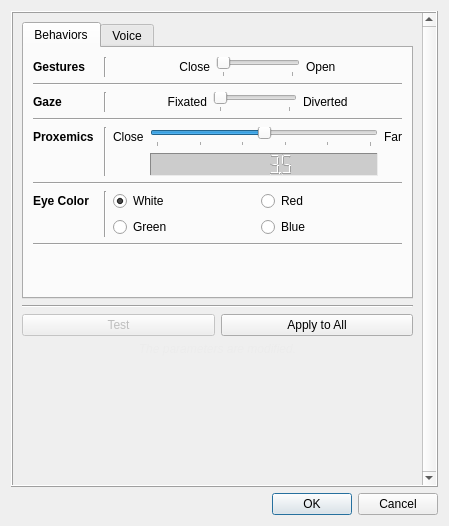
<?xml version="1.0" encoding="UTF-8"?>
<ui version="4.0">
 <class>ParametersDialog</class>
 <widget class="QDialog" name="ParametersDialog">
  <property name="geometry">
   <rect>
    <x>0</x>
    <y>0</y>
    <width>449</width>
    <height>526</height>
   </rect>
  </property>
  <property name="sizePolicy">
   <sizepolicy hsizetype="Expanding" vsizetype="Expanding">
    <horstretch>0</horstretch>
    <verstretch>0</verstretch>
   </sizepolicy>
  </property>
  <property name="minimumSize">
   <size>
    <width>0</width>
    <height>0</height>
   </size>
  </property>
  <property name="maximumSize">
   <size>
    <width>1000</width>
    <height>1000</height>
   </size>
  </property>
  <property name="windowTitle">
   <string>Edit Parameters</string>
  </property>
  <layout class="QGridLayout" name="gridLayout_2">
   <item row="0" column="0">
    <widget class="QScrollArea" name="scrollArea">
     <property name="enabled">
      <bool>true</bool>
     </property>
     <property name="autoFillBackground">
      <bool>true</bool>
     </property>
     <property name="frameShape">
      <enum>QFrame::Box</enum>
     </property>
     <property name="frameShadow">
      <enum>QFrame::Raised</enum>
     </property>
     <property name="lineWidth">
      <number>1</number>
     </property>
     <property name="verticalScrollBarPolicy">
      <enum>Qt::ScrollBarAlwaysOn</enum>
     </property>
     <property name="widgetResizable">
      <bool>true</bool>
     </property>
     <widget class="QWidget" name="scrollAreaWidgetContents">
      <property name="geometry">
       <rect>
        <x>0</x>
        <y>0</y>
        <width>405</width>
        <height>458</height>
       </rect>
      </property>
      <layout class="QGridLayout" name="gridLayout_14">
       <item row="0" column="0">
        <layout class="QVBoxLayout" name="verticalLayout">
         <item>
          <widget class="QTabWidget" name="parametersTabWidget">
           <property name="currentIndex">
            <number>0</number>
           </property>
           <widget class="QWidget" name="nonVerbalParameters">
            <attribute name="title">
             <string>Behaviors</string>
            </attribute>
            <layout class="QGridLayout" name="gridLayout_3">
             <item row="0" column="0">
              <layout class="QGridLayout" name="gridLayout_17">
               <item row="3" column="0">
                <widget class="Line" name="line_3">
                 <property name="orientation">
                  <enum>Qt::Horizontal</enum>
                 </property>
                </widget>
               </item>
               <item row="5" column="0">
                <widget class="Line" name="line_4">
                 <property name="orientation">
                  <enum>Qt::Horizontal</enum>
                 </property>
                </widget>
               </item>
               <item row="6" column="0">
                <layout class="QGridLayout" name="gridLayout_4">
                 <item row="0" column="2">
                  <widget class="QRadioButton" name="whiteEyeColorRadioButton">
                   <property name="text">
                    <string>White</string>
                   </property>
                   <property name="checked">
                    <bool>true</bool>
                   </property>
                  </widget>
                 </item>
                 <item row="0" column="3">
                  <widget class="QRadioButton" name="redEyeColorRadioButton">
                   <property name="text">
                    <string>Red</string>
                   </property>
                  </widget>
                 </item>
                 <item row="0" column="0">
                  <widget class="QLabel" name="label">
                   <property name="sizePolicy">
                    <sizepolicy hsizetype="Fixed" vsizetype="Preferred">
                     <horstretch>0</horstretch>
                     <verstretch>0</verstretch>
                    </sizepolicy>
                   </property>
                   <property name="minimumSize">
                    <size>
                     <width>65</width>
                     <height>0</height>
                    </size>
                   </property>
                   <property name="font">
                    <font>
                     <weight>75</weight>
                     <bold>true</bold>
                    </font>
                   </property>
                   <property name="text">
                    <string>Eye Color</string>
                   </property>
                  </widget>
                 </item>
                 <item row="1" column="3">
                  <widget class="QRadioButton" name="blueEyeColorRadioButton">
                   <property name="text">
                    <string>Blue</string>
                   </property>
                  </widget>
                 </item>
                 <item row="1" column="2">
                  <widget class="QRadioButton" name="greenEyeColorRadioButton">
                   <property name="text">
                    <string>Green</string>
                   </property>
                  </widget>
                 </item>
                 <item row="0" column="1" rowspan="2">
                  <widget class="Line" name="line_9">
                   <property name="orientation">
                    <enum>Qt::Vertical</enum>
                   </property>
                  </widget>
                 </item>
                </layout>
               </item>
               <item row="2" column="0">
                <layout class="QGridLayout" name="gridLayout_28">
                 <item row="0" column="3">
                  <widget class="QLabel" name="label_12">
                   <property name="text">
                    <string>Fixated</string>
                   </property>
                   <property name="alignment">
                    <set>Qt::AlignRight|Qt::AlignTrailing|Qt::AlignVCenter</set>
                   </property>
                  </widget>
                 </item>
                 <item row="0" column="0">
                  <widget class="QLabel" name="label_7">
                   <property name="sizePolicy">
                    <sizepolicy hsizetype="Fixed" vsizetype="Fixed">
                     <horstretch>0</horstretch>
                     <verstretch>0</verstretch>
                    </sizepolicy>
                   </property>
                   <property name="minimumSize">
                    <size>
                     <width>65</width>
                     <height>0</height>
                    </size>
                   </property>
                   <property name="font">
                    <font>
                     <weight>75</weight>
                     <bold>true</bold>
                    </font>
                   </property>
                   <property name="text">
                    <string>Gaze</string>
                   </property>
                  </widget>
                 </item>
                 <item row="0" column="2">
                  <spacer name="horizontalSpacer_6">
                   <property name="orientation">
                    <enum>Qt::Horizontal</enum>
                   </property>
                   <property name="sizeHint" stdset="0">
                    <size>
                     <width>40</width>
                     <height>20</height>
                    </size>
                   </property>
                  </spacer>
                 </item>
                 <item row="0" column="6">
                  <spacer name="horizontalSpacer_7">
                   <property name="orientation">
                    <enum>Qt::Horizontal</enum>
                   </property>
                   <property name="sizeHint" stdset="0">
                    <size>
                     <width>40</width>
                     <height>20</height>
                    </size>
                   </property>
                  </spacer>
                 </item>
                 <item row="0" column="1">
                  <widget class="Line" name="line_6">
                   <property name="orientation">
                    <enum>Qt::Vertical</enum>
                   </property>
                  </widget>
                 </item>
                 <item row="0" column="5">
                  <widget class="QLabel" name="label_13">
                   <property name="text">
                    <string>Diverted</string>
                   </property>
                   <property name="alignment">
                    <set>Qt::AlignLeading|Qt::AlignLeft|Qt::AlignVCenter</set>
                   </property>
                  </widget>
                 </item>
                 <item row="0" column="4">
                  <widget class="QSlider" name="gazePatternSlider">
                   <property name="sizePolicy">
                    <sizepolicy hsizetype="Expanding" vsizetype="Fixed">
                     <horstretch>0</horstretch>
                     <verstretch>0</verstretch>
                    </sizepolicy>
                   </property>
                   <property name="maximum">
                    <number>1</number>
                   </property>
                   <property name="pageStep">
                    <number>1</number>
                   </property>
                   <property name="value">
                    <number>0</number>
                   </property>
                   <property name="sliderPosition">
                    <number>0</number>
                   </property>
                   <property name="orientation">
                    <enum>Qt::Horizontal</enum>
                   </property>
                   <property name="tickPosition">
                    <enum>QSlider::TicksBelow</enum>
                   </property>
                  </widget>
                 </item>
                </layout>
               </item>
               <item row="7" column="0">
                <widget class="Line" name="line_5">
                 <property name="orientation">
                  <enum>Qt::Horizontal</enum>
                 </property>
                </widget>
               </item>
               <item row="4" column="0">
                <layout class="QGridLayout" name="gridLayout_25">
                 <item row="1" column="3">
                  <widget class="QLCDNumber" name="proxemicsLcdNumber">
                   <property name="enabled">
                    <bool>true</bool>
                   </property>
                   <property name="autoFillBackground">
                    <bool>false</bool>
                   </property>
                   <property name="styleSheet">
                    <string notr="true">background-color: rgb(204, 204, 204);</string>
                   </property>
                   <property name="frameShape">
                    <enum>QFrame::Panel</enum>
                   </property>
                   <property name="frameShadow">
                    <enum>QFrame::Sunken</enum>
                   </property>
                   <property name="lineWidth">
                    <number>1</number>
                   </property>
                   <property name="smallDecimalPoint">
                    <bool>true</bool>
                   </property>
                   <property name="value" stdset="0">
                    <double>3.500000000000000</double>
                   </property>
                  </widget>
                 </item>
                 <item row="0" column="0">
                  <widget class="QLabel" name="label_8">
                   <property name="sizePolicy">
                    <sizepolicy hsizetype="Fixed" vsizetype="Fixed">
                     <horstretch>0</horstretch>
                     <verstretch>0</verstretch>
                    </sizepolicy>
                   </property>
                   <property name="minimumSize">
                    <size>
                     <width>65</width>
                     <height>0</height>
                    </size>
                   </property>
                   <property name="font">
                    <font>
                     <weight>75</weight>
                     <bold>true</bold>
                    </font>
                   </property>
                   <property name="text">
                    <string>Proxemics</string>
                   </property>
                  </widget>
                 </item>
                 <item row="0" column="2">
                  <widget class="QLabel" name="label_5">
                   <property name="text">
                    <string>Close</string>
                   </property>
                  </widget>
                 </item>
                 <item row="0" column="3">
                  <widget class="QSlider" name="proxemicsSlider">
                   <property name="sizePolicy">
                    <sizepolicy hsizetype="Expanding" vsizetype="Fixed">
                     <horstretch>0</horstretch>
                     <verstretch>0</verstretch>
                    </sizepolicy>
                   </property>
                   <property name="minimum">
                    <number>0</number>
                   </property>
                   <property name="maximum">
                    <number>10</number>
                   </property>
                   <property name="pageStep">
                    <number>1</number>
                   </property>
                   <property name="value">
                    <number>5</number>
                   </property>
                   <property name="sliderPosition">
                    <number>5</number>
                   </property>
                   <property name="orientation">
                    <enum>Qt::Horizontal</enum>
                   </property>
                   <property name="tickPosition">
                    <enum>QSlider::TicksBelow</enum>
                   </property>
                   <property name="tickInterval">
                    <number>2</number>
                   </property>
                  </widget>
                 </item>
                 <item row="0" column="4">
                  <widget class="QLabel" name="label_4">
                   <property name="text">
                    <string>Far</string>
                   </property>
                   <property name="alignment">
                    <set>Qt::AlignLeading|Qt::AlignLeft|Qt::AlignVCenter</set>
                   </property>
                  </widget>
                 </item>
                 <item row="0" column="1" rowspan="2">
                  <widget class="Line" name="line_8">
                   <property name="orientation">
                    <enum>Qt::Vertical</enum>
                   </property>
                  </widget>
                 </item>
                </layout>
               </item>
               <item row="0" column="0">
                <layout class="QGridLayout" name="gridLayout_24">
                 <item row="0" column="5">
                  <widget class="QLabel" name="label_3">
                   <property name="text">
                    <string>Open</string>
                   </property>
                   <property name="alignment">
                    <set>Qt::AlignLeading|Qt::AlignLeft|Qt::AlignVCenter</set>
                   </property>
                  </widget>
                 </item>
                 <item row="0" column="4">
                  <widget class="QSlider" name="gestureOpennessSlider">
                   <property name="sizePolicy">
                    <sizepolicy hsizetype="Fixed" vsizetype="Fixed">
                     <horstretch>0</horstretch>
                     <verstretch>0</verstretch>
                    </sizepolicy>
                   </property>
                   <property name="minimum">
                    <number>0</number>
                   </property>
                   <property name="maximum">
                    <number>1</number>
                   </property>
                   <property name="pageStep">
                    <number>1</number>
                   </property>
                   <property name="value">
                    <number>0</number>
                   </property>
                   <property name="orientation">
                    <enum>Qt::Horizontal</enum>
                   </property>
                   <property name="tickPosition">
                    <enum>QSlider::TicksBelow</enum>
                   </property>
                  </widget>
                 </item>
                 <item row="0" column="2">
                  <spacer name="horizontalSpacer_4">
                   <property name="orientation">
                    <enum>Qt::Horizontal</enum>
                   </property>
                   <property name="sizeHint" stdset="0">
                    <size>
                     <width>40</width>
                     <height>20</height>
                    </size>
                   </property>
                  </spacer>
                 </item>
                 <item row="0" column="3">
                  <widget class="QLabel" name="label_10">
                   <property name="text">
                    <string>Close</string>
                   </property>
                   <property name="alignment">
                    <set>Qt::AlignRight|Qt::AlignTrailing|Qt::AlignVCenter</set>
                   </property>
                  </widget>
                 </item>
                 <item row="0" column="6">
                  <spacer name="horizontalSpacer_5">
                   <property name="orientation">
                    <enum>Qt::Horizontal</enum>
                   </property>
                   <property name="sizeHint" stdset="0">
                    <size>
                     <width>40</width>
                     <height>20</height>
                    </size>
                   </property>
                  </spacer>
                 </item>
                 <item row="0" column="0">
                  <widget class="QLabel" name="label_2">
                   <property name="sizePolicy">
                    <sizepolicy hsizetype="Fixed" vsizetype="Preferred">
                     <horstretch>0</horstretch>
                     <verstretch>0</verstretch>
                    </sizepolicy>
                   </property>
                   <property name="minimumSize">
                    <size>
                     <width>65</width>
                     <height>0</height>
                    </size>
                   </property>
                   <property name="font">
                    <font>
                     <weight>75</weight>
                     <bold>true</bold>
                    </font>
                   </property>
                   <property name="text">
                    <string>Gestures</string>
                   </property>
                  </widget>
                 </item>
                 <item row="0" column="1">
                  <widget class="Line" name="line_7">
                   <property name="orientation">
                    <enum>Qt::Vertical</enum>
                   </property>
                  </widget>
                 </item>
                </layout>
               </item>
               <item row="1" column="0">
                <widget class="Line" name="line">
                 <property name="orientation">
                  <enum>Qt::Horizontal</enum>
                 </property>
                </widget>
               </item>
              </layout>
             </item>
             <item row="1" column="0">
              <spacer name="verticalSpacer_2">
               <property name="orientation">
                <enum>Qt::Vertical</enum>
               </property>
               <property name="sizeHint" stdset="0">
                <size>
                 <width>20</width>
                 <height>40</height>
                </size>
               </property>
              </spacer>
             </item>
            </layout>
           </widget>
           <widget class="QWidget" name="voiceParameters">
            <attribute name="title">
             <string>Voice</string>
            </attribute>
            <layout class="QGridLayout" name="gridLayout_18">
             <item row="0" column="0">
              <widget class="QGroupBox" name="groupBox_9">
               <property name="font">
                <font>
                 <weight>75</weight>
                 <bold>true</bold>
                </font>
               </property>
               <property name="title">
                <string>Voice</string>
               </property>
               <layout class="QGridLayout" name="gridLayout_29">
                <item row="0" column="0">
                 <layout class="QGridLayout" name="gridLayout_30">
                  <item row="3" column="4">
                   <widget class="QLabel" name="label_21">
                    <property name="text">
                     <string>Fast</string>
                    </property>
                   </widget>
                  </item>
                  <item row="5" column="2">
                   <widget class="QSlider" name="voiceProsodySlider">
                    <property name="sizePolicy">
                     <sizepolicy hsizetype="Expanding" vsizetype="Fixed">
                      <horstretch>0</horstretch>
                      <verstretch>0</verstretch>
                     </sizepolicy>
                    </property>
                    <property name="minimum">
                     <number>0</number>
                    </property>
                    <property name="maximum">
                     <number>1</number>
                    </property>
                    <property name="singleStep">
                     <number>1</number>
                    </property>
                    <property name="pageStep">
                     <number>1</number>
                    </property>
                    <property name="value">
                     <number>0</number>
                    </property>
                    <property name="orientation">
                     <enum>Qt::Horizontal</enum>
                    </property>
                    <property name="tickPosition">
                     <enum>QSlider::TicksBelow</enum>
                    </property>
                    <property name="tickInterval">
                     <number>1</number>
                    </property>
                   </widget>
                  </item>
                  <item row="3" column="0">
                   <widget class="QLabel" name="label_18">
                    <property name="text">
                     <string>Slow</string>
                    </property>
                   </widget>
                  </item>
                  <item row="1" column="4">
                   <widget class="QLabel" name="label_6">
                    <property name="text">
                     <string>High</string>
                    </property>
                   </widget>
                  </item>
                  <item row="1" column="0">
                   <widget class="QLabel" name="label_15">
                    <property name="text">
                     <string>Low</string>
                    </property>
                   </widget>
                  </item>
                  <item row="3" column="1" colspan="3">
                   <widget class="QSlider" name="voiceSpeedSlider">
                    <property name="minimum">
                     <number>-4</number>
                    </property>
                    <property name="maximum">
                     <number>4</number>
                    </property>
                    <property name="pageStep">
                     <number>1</number>
                    </property>
                    <property name="orientation">
                     <enum>Qt::Horizontal</enum>
                    </property>
                    <property name="tickPosition">
                     <enum>QSlider::TicksBelow</enum>
                    </property>
                    <property name="tickInterval">
                     <number>2</number>
                    </property>
                   </widget>
                  </item>
                  <item row="2" column="1" colspan="3">
                   <widget class="QLabel" name="voiceSpeedLabel">
                    <property name="sizePolicy">
                     <sizepolicy hsizetype="Preferred" vsizetype="Preferred">
                      <horstretch>0</horstretch>
                      <verstretch>0</verstretch>
                     </sizepolicy>
                    </property>
                    <property name="text">
                     <string>Speed</string>
                    </property>
                    <property name="alignment">
                     <set>Qt::AlignCenter</set>
                    </property>
                   </widget>
                  </item>
                  <item row="1" column="1" colspan="3">
                   <widget class="QSlider" name="voicePitchSlider">
                    <property name="sizePolicy">
                     <sizepolicy hsizetype="Expanding" vsizetype="Fixed">
                      <horstretch>0</horstretch>
                      <verstretch>0</verstretch>
                     </sizepolicy>
                    </property>
                    <property name="minimum">
                     <number>-4</number>
                    </property>
                    <property name="maximum">
                     <number>4</number>
                    </property>
                    <property name="singleStep">
                     <number>1</number>
                    </property>
                    <property name="pageStep">
                     <number>1</number>
                    </property>
                    <property name="value">
                     <number>0</number>
                    </property>
                    <property name="orientation">
                     <enum>Qt::Horizontal</enum>
                    </property>
                    <property name="tickPosition">
                     <enum>QSlider::TicksBelow</enum>
                    </property>
                    <property name="tickInterval">
                     <number>2</number>
                    </property>
                   </widget>
                  </item>
                  <item row="0" column="1" colspan="3">
                   <widget class="QLabel" name="voicePitchLabel">
                    <property name="sizePolicy">
                     <sizepolicy hsizetype="Preferred" vsizetype="Preferred">
                      <horstretch>0</horstretch>
                      <verstretch>0</verstretch>
                     </sizepolicy>
                    </property>
                    <property name="text">
                     <string>Pitch</string>
                    </property>
                    <property name="alignment">
                     <set>Qt::AlignCenter</set>
                    </property>
                   </widget>
                  </item>
                  <item row="4" column="2">
                   <widget class="QLabel" name="label_16">
                    <property name="text">
                     <string>Prosody</string>
                    </property>
                    <property name="alignment">
                     <set>Qt::AlignCenter</set>
                    </property>
                   </widget>
                  </item>
                  <item row="4" column="1">
                   <spacer name="horizontalSpacer_2">
                    <property name="orientation">
                     <enum>Qt::Horizontal</enum>
                    </property>
                    <property name="sizeHint" stdset="0">
                     <size>
                      <width>40</width>
                      <height>20</height>
                     </size>
                    </property>
                   </spacer>
                  </item>
                  <item row="4" column="3">
                   <spacer name="horizontalSpacer_3">
                    <property name="orientation">
                     <enum>Qt::Horizontal</enum>
                    </property>
                    <property name="sizeHint" stdset="0">
                     <size>
                      <width>40</width>
                      <height>20</height>
                     </size>
                    </property>
                   </spacer>
                  </item>
                  <item row="5" column="0" colspan="2">
                   <widget class="QLabel" name="label_17">
                    <property name="layoutDirection">
                     <enum>Qt::LeftToRight</enum>
                    </property>
                    <property name="text">
                     <string>Weak</string>
                    </property>
                    <property name="alignment">
                     <set>Qt::AlignRight|Qt::AlignTrailing|Qt::AlignVCenter</set>
                    </property>
                   </widget>
                  </item>
                  <item row="5" column="3" colspan="2">
                   <widget class="QLabel" name="label_22">
                    <property name="text">
                     <string>Strong</string>
                    </property>
                   </widget>
                  </item>
                 </layout>
                </item>
               </layout>
              </widget>
             </item>
             <item row="1" column="0">
              <spacer name="verticalSpacer_4">
               <property name="orientation">
                <enum>Qt::Vertical</enum>
               </property>
               <property name="sizeHint" stdset="0">
                <size>
                 <width>20</width>
                 <height>40</height>
                </size>
               </property>
              </spacer>
             </item>
            </layout>
           </widget>
          </widget>
         </item>
         <item>
          <widget class="Line" name="line_2">
           <property name="orientation">
            <enum>Qt::Horizontal</enum>
           </property>
          </widget>
         </item>
         <item>
          <layout class="QGridLayout" name="gridLayout_32">
           <item row="0" column="1">
            <widget class="QPushButton" name="behavioralParametersApplyToAllButton">
             <property name="text">
              <string>Apply to All</string>
             </property>
            </widget>
           </item>
           <item row="1" column="0" colspan="2">
            <widget class="QLabel" name="warningLabel">
             <property name="font">
              <font>
               <italic>true</italic>
              </font>
             </property>
             <property name="styleSheet">
              <string notr="true">color: rgb(236, 236, 236);</string>
             </property>
             <property name="text">
              <string>The parameters are modified.</string>
             </property>
             <property name="alignment">
              <set>Qt::AlignCenter</set>
             </property>
            </widget>
           </item>
           <item row="0" column="0">
            <widget class="QPushButton" name="testBehavioralParametersButton">
             <property name="enabled">
              <bool>false</bool>
             </property>
             <property name="text">
              <string>Test</string>
             </property>
            </widget>
           </item>
          </layout>
         </item>
         <item>
          <layout class="QGridLayout" name="gridLayout"/>
         </item>
         <item>
          <spacer name="verticalSpacer">
           <property name="orientation">
            <enum>Qt::Vertical</enum>
           </property>
           <property name="sizeHint" stdset="0">
            <size>
             <width>20</width>
             <height>40</height>
            </size>
           </property>
          </spacer>
         </item>
        </layout>
       </item>
      </layout>
     </widget>
    </widget>
   </item>
   <item row="1" column="0">
    <widget class="QDialogButtonBox" name="buttonBox">
     <property name="orientation">
      <enum>Qt::Horizontal</enum>
     </property>
     <property name="standardButtons">
      <set>QDialogButtonBox::Cancel|QDialogButtonBox::Ok</set>
     </property>
    </widget>
   </item>
  </layout>
 </widget>
 <resources/>
 <connections>
  <connection>
   <sender>buttonBox</sender>
   <signal>rejected()</signal>
   <receiver>ParametersDialog</receiver>
   <slot>reject()</slot>
   <hints>
    <hint type="sourcelabel">
     <x>316</x>
     <y>260</y>
    </hint>
    <hint type="destinationlabel">
     <x>286</x>
     <y>274</y>
    </hint>
   </hints>
  </connection>
  <connection>
   <sender>buttonBox</sender>
   <signal>accepted()</signal>
   <receiver>ParametersDialog</receiver>
   <slot>accept()</slot>
   <hints>
    <hint type="sourcelabel">
     <x>248</x>
     <y>254</y>
    </hint>
    <hint type="destinationlabel">
     <x>157</x>
     <y>274</y>
    </hint>
   </hints>
  </connection>
 </connections>
</ui>
